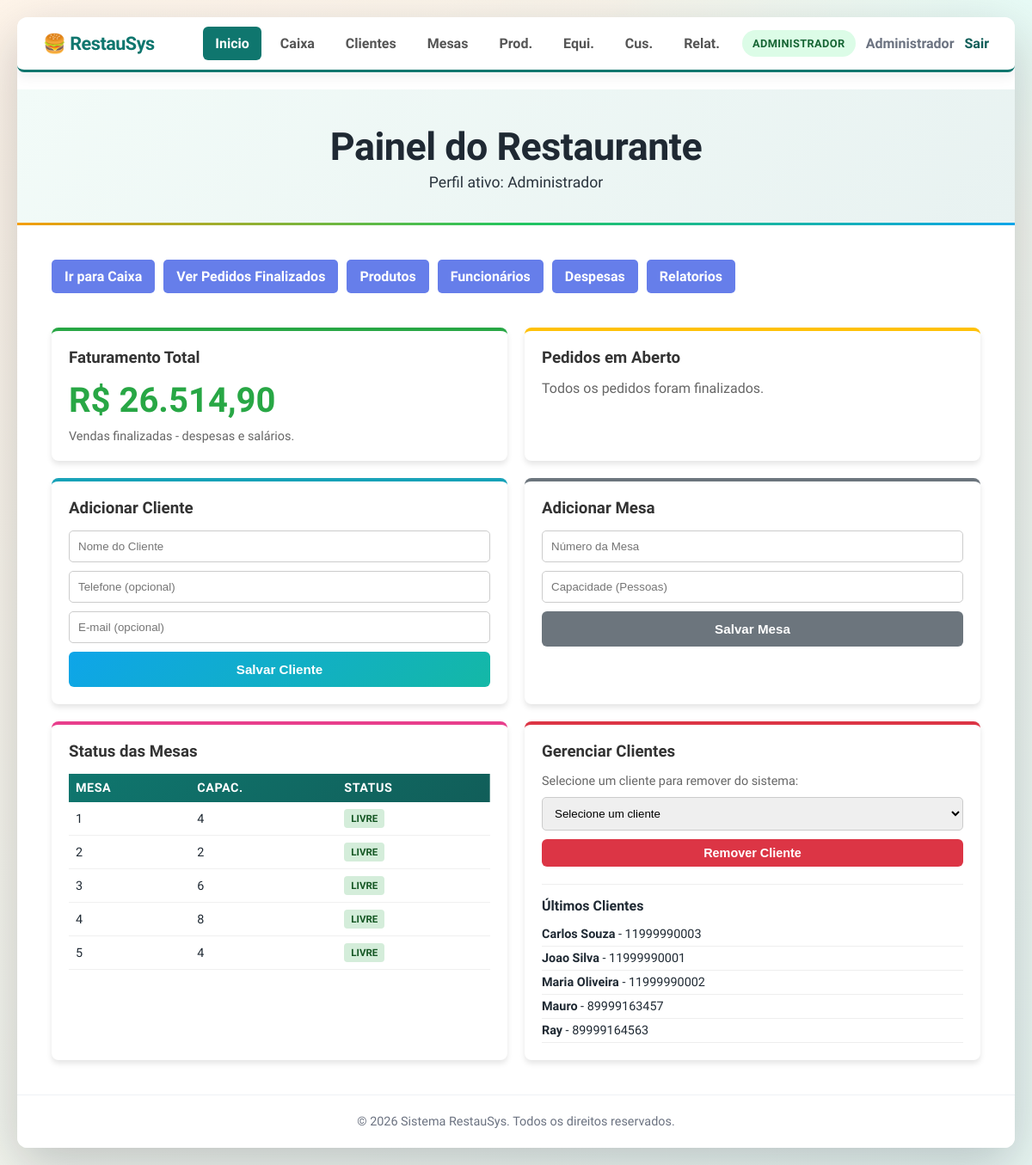
The app's page /index.php (signed in), older data.
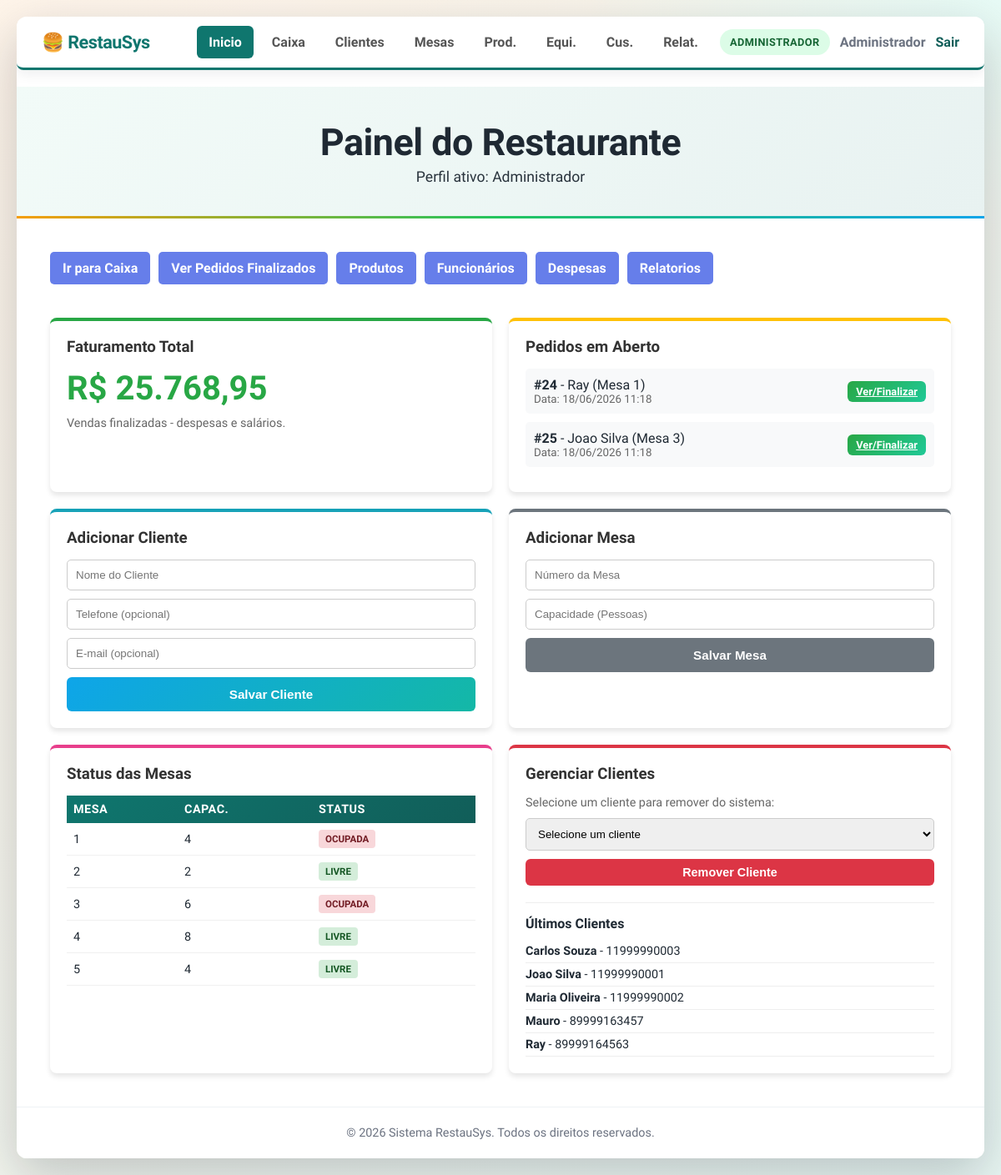
The same page, newer data.
### tables this page shows
CREATE TABLE mesas (
    id_mesa INTEGER PRIMARY KEY AUTOINCREMENT,
    numero INTEGER NOT NULL UNIQUE,
    capacidade INTEGER NOT NULL,
    status TEXT NOT NULL DEFAULT 'livre' CHECK (status IN ('livre','ocupada','reservada'))
);

CREATE TABLE clientes (
    id_cliente INTEGER PRIMARY KEY AUTOINCREMENT,
    nome TEXT NOT NULL,
    telefone TEXT,
    email TEXT,
    data_cadastro TEXT DEFAULT CURRENT_TIMESTAMP
);

CREATE TABLE pedidos (
    id_pedido INTEGER PRIMARY KEY AUTOINCREMENT,
    id_cliente INTEGER,
    id_mesa INTEGER,
    id_funcionario INTEGER,
    data_pedido TEXT DEFAULT CURRENT_TIMESTAMP,
    status TEXT NOT NULL DEFAULT 'aberto' CHECK (status IN ('aberto','fechado','cancelado')),
    forma_de_pagamento TEXT DEFAULT 'DINHEIRO' CHECK (forma_de_pagamento IN ('DINHEIRO','PIX','CARTAO')),
    FOREIGN KEY (id_cliente) REFERENCES clientes(id_cliente),
    FOREIGN KEY (id_mesa) REFERENCES mesas(id_mesa),
    FOREIGN KEY (id_funcionario) REFERENCES funcionarios(id_funcionario)
);

### config/config.php (called while the page is built, shortened)
<?php
$pdo = initialize_database(DB_PATH, false);
function query_all(string $sql, array $params = []): array
{
    global $pdo;
    $stmt = $pdo->prepare($sql);
    $stmt->execute($params);
    return $stmt->fetchAll() ?: [];
}
function perfil_ativo(): string
{
    return $_SESSION['perfil'] ?? '';
}
function usuario_admin(): bool
{
    return perfil_ativo() === PERFIL_ADMIN;
}

### index.php (the view, shortened to what the rows shown need)
<?php
require_once __DIR__ . "/config/config.php";
    ?>
    <?php
$pedidos_abertos = query_all("SELECT p.id_pedido, c.nome, m.numero, p.data_pedido
                              FROM pedidos p
                              JOIN clientes c ON p.id_cliente = c.id_cliente
                              JOIN mesas m ON p.id_mesa = m.id_mesa
                              WHERE p.status = 'aberto'");
$clientes = query_all("SELECT * FROM clientes ORDER BY nome ASC");
$mesas = query_all("SELECT * FROM mesas ORDER BY numero ASC");
?>
<!DOCTYPE html>
<html lang="pt-BR">
<head>
    <link rel="stylesheet" href="css/style.css">
</head>
<body>
    <div class="container">
        <header>
            <div class="header-content">
                <h1>Painel do Restaurante</h1>
            </div>
        </header>
        <main>
            <div class="dashboard-grid">
                <div class="card" style="border-top-color: #ffc107;">
                    <?php if (empty($pedidos_abertos)): ?>
                        <p style="color: #666;">Todos os pedidos foram finalizados.</p>
                    <?php else: ?>
                        <ul style="list-style: none; padding: 0;">
                            <?php foreach ($pedidos_abertos as $p): ?>
                                <li style="margin-bottom: 10px; padding: 10px; background: #f8f9fa; border-radius: 5px; display: flex; justify-content: space-between; align-items: center; gap: 12px; flex-wrap: wrap;">
                                    <span>
                                        <strong>#<?=$p["id_pedido"]?></strong> - <?=$p["nome"]?> (Mesa <?=$p["numero"]?>)
                                        <small style="display: block; color: #666;">Data: <?=date("d/m/Y H:i", strtotime($p["data_pedido"]))?></small>
                                    </span>
                                    <a href="pages/pedidos.php?id=<?=$p["id_pedido"]?>" class="btn btn-criar" style="padding: 5px 10px; font-size: 0.8em; width: auto;">Ver/Finalizar</a>
                                </li>
                            <?php endforeach; ?>
                        </ul>
                    <?php endif; ?>
                </div>
                <div class="card" style="grid-column: span 1; border-top-color: #e83e8c;">
                    <div style="max-height: 250px; overflow-y: auto;">
                        <table class="tabela pequena">
                            <thead>
                                <tr>
                                    <th>Mesa</th>
                                    <th>Capac.</th>
                                    <th>Status</th>
                                </tr>
                            </thead>
                            <tbody>
                                <?php foreach ($mesas as $m): ?>
                                <tr>
                                    <td><?=$m["numero"]?></td>
                                    <td><?=$m["capacidade"]?></td>
                                    <td><span class="status-badge status-<?=$m["status"]?>"><?=$m["status"]?></span></td>
                                </tr>
                                <?php endforeach; ?>
                            </tbody>
                        </table>
                    </div>
                </div>
                <?php if (usuario_admin()): ?>
                    <div class="card" style="border-top-color: #dc3545;">
                        <div style="max-height: 150px; overflow-y: auto;">
                            <ul style="list-style: none; padding: 0;">
                                <?php foreach ($clientes as $c): ?>
                                    <li style="padding: 5px 0; border-bottom: 1px solid #eee; font-size: 0.9em;">
                                        <strong><?=$c["nome"]?></strong>
                                        <?= $c["telefone"] ? " - " . $c["telefone"] : "" ?>
                                    </li>
                                <?php endforeach; ?>
                            </ul>
                        </div>
                    </div>
                <?php endif; ?>
            </div>
        </main>
    </div>
</body>
</html>

Row changes from the older to the newer data that the page shows:
added pedidos: id_pedido "24", id_cliente.nome "Ray", id_mesa.numero "1", data_pedido "18/06/2026 11:18"
added pedidos: id_pedido "25", id_cliente.nome "Joao Silva", id_mesa.numero "3", data_pedido "18/06/2026 11:18"
changed mesas (number 1 of 5 on the later page): status "LIVRE" → "OCUPADA"
changed mesas (number 3 of 5 on the later page): status "LIVRE" → "OCUPADA"
Text that changed along with them:
$total_faturamento: "26.514,90" → "25.768,95"
text no longer shown: "Todos os pedidos foram finalizados."
